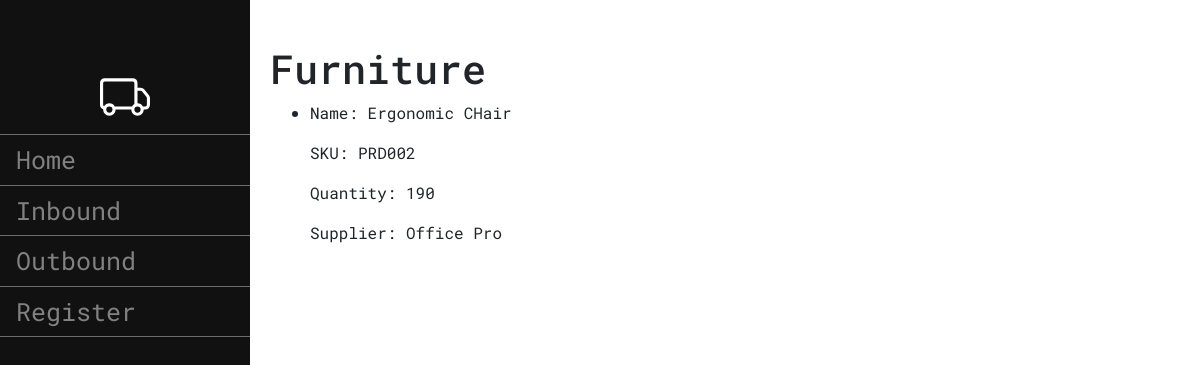
The page /item/2 (signed in) on the database its author committed.
### main/models.py (models this page shows, shortened)
class Category(models.Model):
    category = models.CharField(max_length=200)

class Item(models.Model):
    category = models.ForeignKey(Category, on_delete=models.CASCADE, null = True, blank=True)
    sku = models.CharField(max_length=200)
    name = models.CharField(max_length=200)
    quantity = models.IntegerField()
    supplier = models.CharField(max_length=200)

### main/views.py (the view)
# urls.py: path("item/<int:id>", views.item, name="item"), # /item/
def item(request, id):
    category = get_object_or_404(Category, id=id)
    items = Item.objects.filter(category=category)
    return render(request, "main/item.html", {
        "category": category,
        "items": items
    })

### main/templates/main/item.html (shortened to what this page needs)
{% extends "main/base.html" %}
{% block content %}
    <h1>{{category.category}}</h1>
    <ul>
    {% for item in items %}
        <li>
            <p>Name: {{item.name}}</p>
            <p>SKU: {{item.sku}}</p>
            {% if item.quantity %}
                <p>Quantity: {{item.quantity}}</p>
            {% endif %}
            {% if item.supplier %}
                <p>Supplier: {{item.supplier}}</p>
            {% endif %}
        </li>
    {% empty %}
        <p>No items found in this category.</p>
    {% endfor %}
    </ul>
{% endblock %}

### main/templates/main/base.html (style rules this page uses)
* { font-family: "Roboto Mono", "sans-serif"; }

### rows shown on the page
Category: category "Furniture"
Item: name "Ergonomic CHair", sku "PRD002", quantity "190", supplier "Office Pro"
